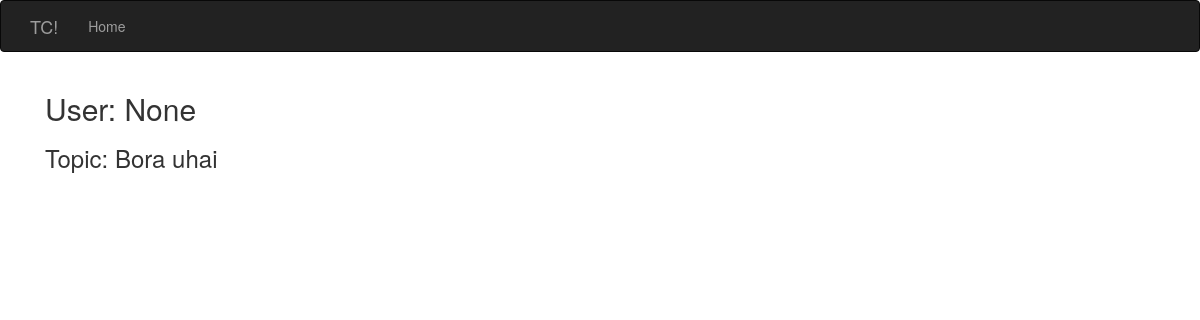
Before: /show_thoughts/20&Bora uhai with the older database file.
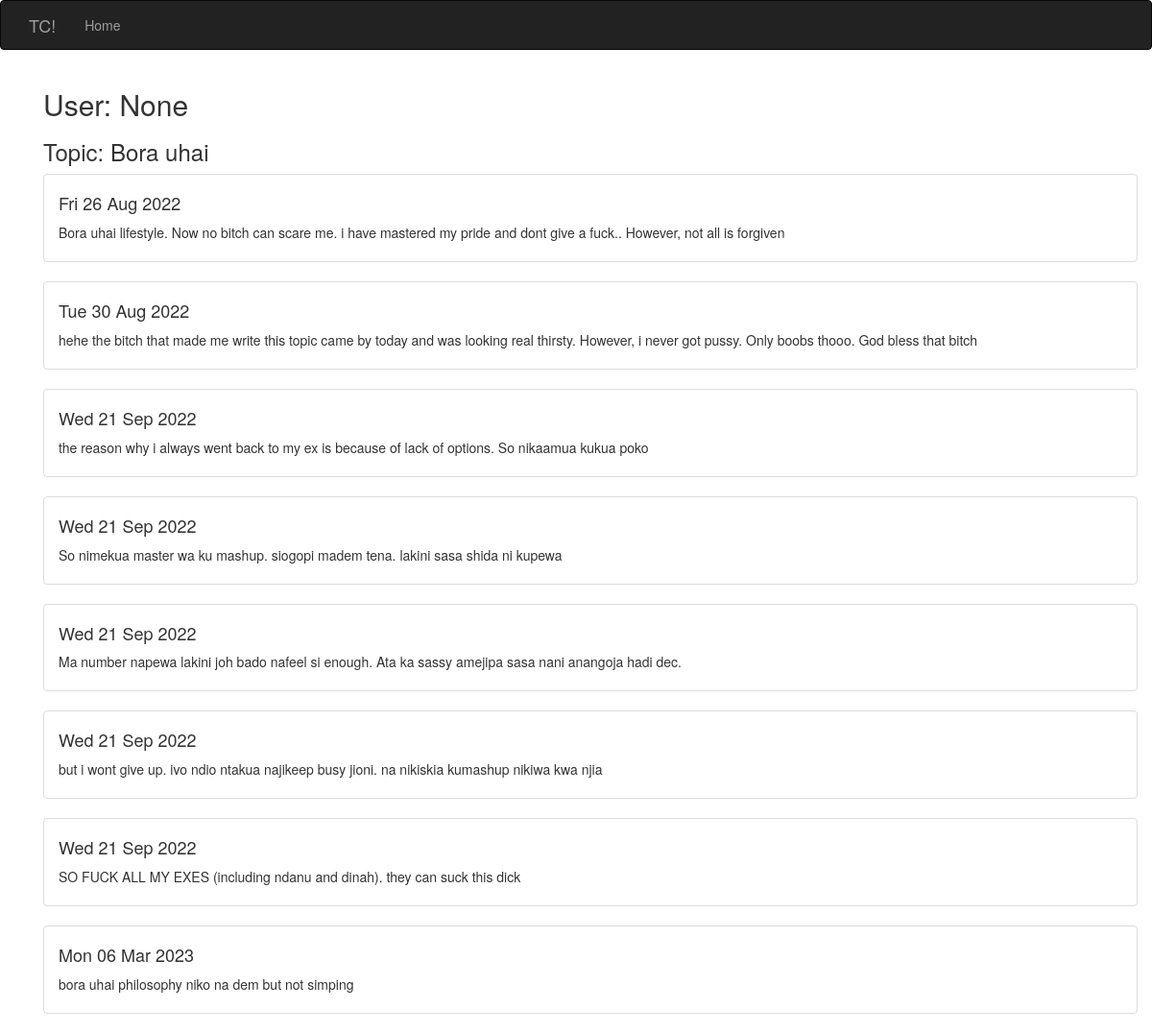
After: the same page with the newer database file.
### model.py (models this page shows, shortened)
class Thought(db.Model):
    __tablename__ = 'thoughts'
    id = db.Column(db.Integer, primary_key=True)
    content = db.Column(db.String(200), nullable=False)
    date_created = db.Column(db.DateTime, default=datetime.utcnow)
    topic_id = db.Column(db.Integer, db.ForeignKey('topics.id'))

### app.py (the view)
@app.route('/show_thoughts/<int:id>&<string:topic_name>')
def show_topic(id,topic_name):
    thoughts = Thought.query.filter_by(topic_id=id).all()
    return render_template('thought.html', thoughts=thoughts, topic_name=topic_name,name=session.get('name'))

### templates/thought.html
{% extends 'base.html'%}
{% block page_content%}
    <div class="container">
        <h2>User: {{name}}</h2>
        <h3>Topic: {{topic_name}}</h3>
        {% for thought in thoughts%}
        <ul class="list-group" >
            <li class="list-group-item">
            <div class="thought_item">
                <h4>{{thought.date_created.strftime("%a %d %b %Y")}}</h4>
                 <p>
                {{thought.content}}
                </p>
            </div>
            </li>
        </ul>
        {% endfor %}
    </div>
{% endblock %}

### templates/base.html (shortened to what this page needs)
{% extends 'bootstrap/base.html' %}
{% block head %}
{{super()}}
{% endblock %}
    {% block navbar %}
    <div class="navbar navbar-inverse" role="navigation">
        <div class="container">
            <div class="navbar-header">
                <a class="navbar-brand" href="/">TC!</a>
            </div>
            <div class="navbar-collapse collapse">
                <ul class="nav navbar-nav">
                    <li><a href="/">Home</a></li>
                </ul>
            </div>
        </div>
    </div>
    {% endblock %}
    {% block content %}
    <div class="container">
        {% block page_content %}{% endblock %}
    </div>
    {% endblock %}

Changed rows visible on the page:
added Thought: date_created "Fri 26 Aug 2022", content "Bora uhai lifestyle. Now no bitch can scare me. i have mastered my pride and dont give a fuck.. However, not all is forgiven"
added Thought: date_created "Tue 30 Aug 2022", content "hehe the bitch that made me write this topic came by today and was looking real thirsty. However, i never got pussy. Only boobs thooo. God bless that bitch"
added Thought: date_created "Wed 21 Sep 2022", content "the reason why i always went back to my ex is because of lack of options. So nikaamua kukua poko"
added Thought: date_created "Wed 21 Sep 2022", content "So nimekua master wa ku mashup. siogopi madem tena. lakini sasa shida ni kupewa"
added Thought: date_created "Wed 21 Sep 2022", content "Ma number napewa lakini joh bado nafeel si enough. Ata ka sassy amejipa sasa nani anangoja hadi dec."
added Thought: date_created "Wed 21 Sep 2022", content "but i wont give up. ivo ndio ntakua najikeep busy jioni. na nikiskia kumashup nikiwa kwa njia"
added Thought: date_created "Wed 21 Sep 2022", content "SO FUCK ALL MY EXES (including ndanu and dinah). they can suck this dick"
added Thought: date_created "Mon 06 Mar 2023", content "bora uhai philosophy niko na dem but not simping"
